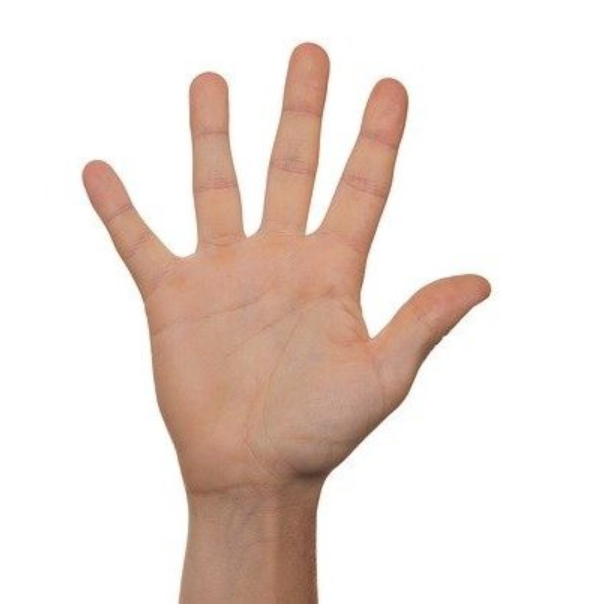
#> input picture Read Hands/1.0/palm.png, 605 x 609 px
$ python GetNumberHand.py
#> lines starting #> are read from the running program, lines starting #| are printed output that depends on the picture; after the words box and inside, x2 and y2 are one past the last pixel; in counts of white or black regions, pixels touching at a corner belong together
import cv2 as cv
import numpy as np

img_path = "palm.png"
img = cv.imread(img_path)
#> img is the input picture: shape (609, 605, 3); mean B, G, R 217, 223.6, 236.5
#cv.imshow('palm image',img)

hsvim = cv.cvtColor(img, cv.COLOR_BGR2HSV)
#> hsvim: shape (609, 605, 3); mean H, S, V 7.6, 26.4, 236.6
lower = np.array([0, 48, 80], dtype = "uint8")
upper = np.array([20, 255, 255], dtype = "uint8")
skinRegionHSV = cv.inRange(hsvim, lower, upper)
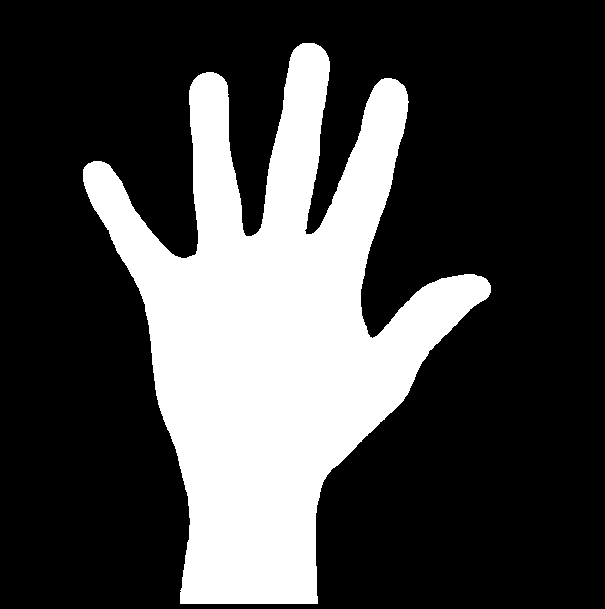
#> skinRegionHSV: shape (609, 605); 27.4% white; 1 white region, box (x1, y1, x2, y2) and area: (83, 43, 491, 604) 100829
blurred = cv.blur(skinRegionHSV, (2,2))
ret,thresh = cv.threshold(blurred,0,255,cv.THRESH_BINARY)
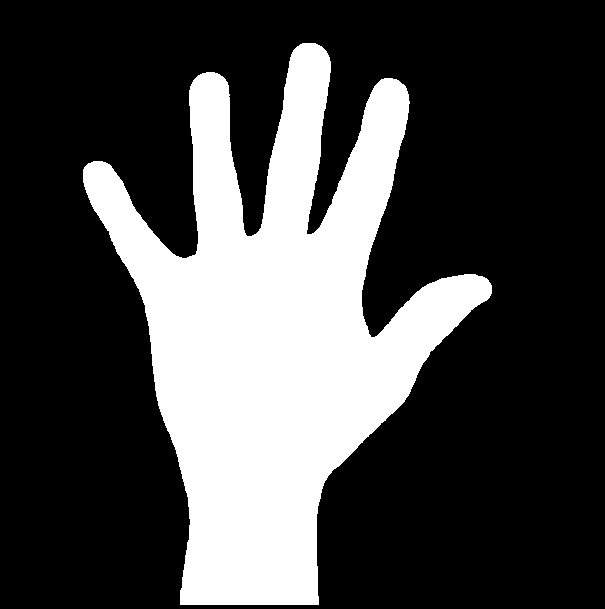
#> thresh: shape (609, 605); 27.8% white; 1 white region
#cv.imshow("thresh", thresh)

contours, hierarchy = cv.findContours(thresh, cv.RETR_TREE, cv.CHAIN_APPROX_SIMPLE)
#> contours = 1 contour; box (x1, y1, x2, y2) and area: (83, 43, 492, 605) 101182
contours = max(contours, key=lambda x: cv.contourArea(x))
#> contours = contour of 931 points, box (x1, y1, x2, y2) (83, 43, 492, 605), area 101182
cv.drawContours(img, [contours], -1, (255,255,0), 2)
#cv.imshow("contours", img)

hull = cv.convexHull(contours)
#> hull = contour of 18 points, box (x1, y1, x2, y2) (83, 43, 492, 605), area 156906
cv.drawContours(img, [hull], -1, (0, 255, 255), 2)
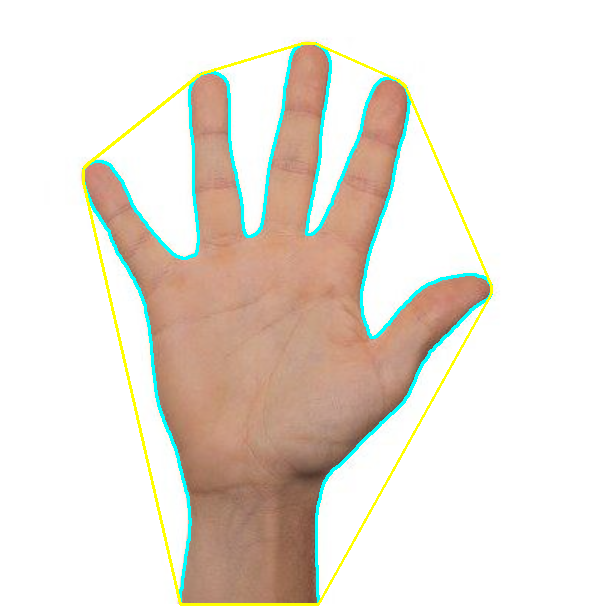
#> img: shape (609, 605, 3); mean B, G, R 216, 225.2, 232.3
#cv.imshow("hull", img)

hull = cv.convexHull(contours, returnPoints=False)
#> hull = 18 values, max 930 at index 0, min 0 at index 17, mean 473.2
defects = cv.convexityDefects(contours, hull)
#> defects = [[0, 131, 77, 43573], [131, 135, 132, 114], [135, 239, 168, 35343], [240, 242, 241, 114], [243, 442, 333, 8415], [443, 564, 464, 13980], [564, 568, 565, 114], [569, 751, 636, 33780], [751, 753, 752, 114], [754, 756, 755, 160], [756, 758, 757, 114], [758, 930, 865, 45514]]

if defects is not None:
  cnt = 0

for i in range(defects.shape[0]):  # calculate the angle
  s, e, f, d = defects[i][0]
  start = tuple(contours[s][0])
  end = tuple(contours[e][0])
  far = tuple(contours[f][0])
  a = np.sqrt((end[0] - start[0]) ** 2 + (end[1] - start[1]) ** 2)
  b = np.sqrt((far[0] - start[0]) ** 2 + (far[1] - start[1]) ** 2)
  c = np.sqrt((end[0] - far[0]) ** 2 + (end[1] - far[1]) ** 2)
  angle = np.arccos((b ** 2 + c ** 2 - a ** 2) / (2 * b * c))  #      cosine theorem
  if angle <= np.pi / 2:  # angle less than 90 degree, treat as fingers
    cnt += 1
    cv.circle(img, far, 4, [0, 0, 255], -1)
#> this loop made 12 passes
#> (s, e, f, d, start, end, far, a) on passes 1 to 10: (0, 131, 77, 43573, (302, 43), (202, 73), (251, 236), 104.4), (131, 135, 132, 114, (202, 73), (198, 75), (201, 74), 4.47), (135, 239, 168, 35343, (198, 75), (88, 163), (194, 255), 140.9), (240, 242, 241, 114, (84, 167), (83, 169), (84, 168), 2.24), (243, 442, 333, 8415, (83, 182), (180, 604), (145, 305), 433), (443, 564, 464, 13980, (318, 604), (489, 297), (324, 481), 351.4), (564, 568, 565, 114, (489, 297), (491, 293), (489, 296), 4.47), (569, 751, 636, 33780, (491, 285), (406, 88), (368, 333), 214.6), (751, 753, 752, 114, (406, 88), (405, 86), (405, 87), 2.24), (754, 756, 755, 160, (403, 84), (398, 80), (402, 84), 6.4)
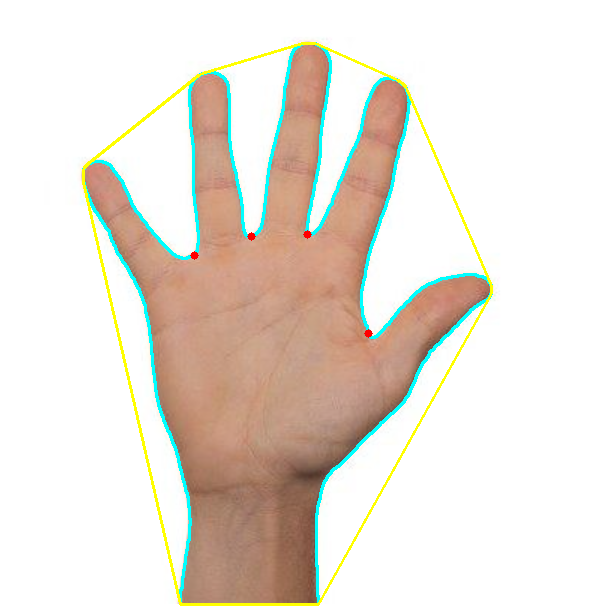
#> img: shape (609, 605, 3); 0.05% of pixels changed, all inside (x1, y1, x2, y2) = (190, 230, 373, 338)
#> after the loop, cnt = 4
if cnt > 0:
  cnt = cnt+1
#> cnt = 5
cv.putText(img, str(cnt), (0, 50), cv.FONT_HERSHEY_SIMPLEX,1, (255, 0, 0) , 2, cv.LINE_AA)
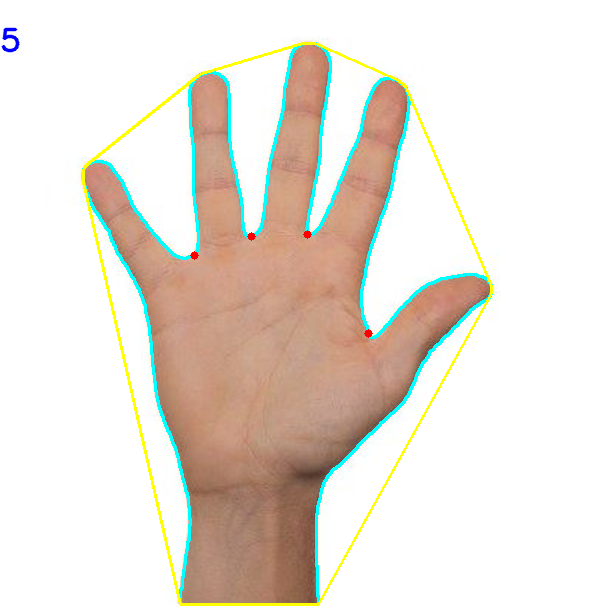
#> img: shape (609, 605, 3); 0.08% of pixels changed, all inside (x1, y1, x2, y2) = (1, 27, 20, 53)

cv.imshow('final_result',img)
cv.waitKey()
